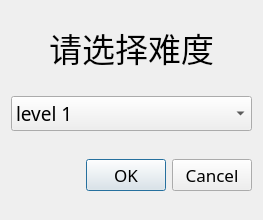
<?xml version="1.0" encoding="UTF-8"?>
<ui version="4.0">
 <class>selectdif</class>
 <widget class="QDialog" name="selectdif">
  <property name="geometry">
   <rect>
    <x>0</x>
    <y>0</y>
    <width>263</width>
    <height>220</height>
   </rect>
  </property>
  <property name="windowTitle">
   <string>Dialog</string>
  </property>
  <layout class="QGridLayout" name="gridLayout">
   <item row="0" column="0">
    <layout class="QVBoxLayout" name="verticalLayout" stretch="0,1,0,5,0,1,0">
     <item>
      <spacer name="verticalSpacer_2">
       <property name="orientation">
        <enum>Qt::Vertical</enum>
       </property>
       <property name="sizeHint" stdset="0">
        <size>
         <width>20</width>
         <height>15</height>
        </size>
       </property>
      </spacer>
     </item>
     <item>
      <widget class="QLabel" name="label">
       <property name="font">
        <font>
         <family>微软雅黑</family>
         <pointsize>25</pointsize>
        </font>
       </property>
       <property name="text">
        <string>请选择难度</string>
       </property>
       <property name="alignment">
        <set>Qt::AlignCenter</set>
       </property>
      </widget>
     </item>
     <item>
      <spacer name="verticalSpacer">
       <property name="orientation">
        <enum>Qt::Vertical</enum>
       </property>
       <property name="sizeHint" stdset="0">
        <size>
         <width>20</width>
         <height>20</height>
        </size>
       </property>
      </spacer>
     </item>
     <item>
      <widget class="QComboBox" name="comboBox">
       <property name="font">
        <font>
         <family>Arial Rounded MT Bold</family>
         <pointsize>14</pointsize>
        </font>
       </property>
       <item>
        <property name="text">
         <string>level 1</string>
        </property>
       </item>
       <item>
        <property name="text">
         <string>level 2</string>
        </property>
       </item>
       <item>
        <property name="text">
         <string>level 3</string>
        </property>
       </item>
       <item>
        <property name="text">
         <string>level 4</string>
        </property>
       </item>
       <item>
        <property name="text">
         <string>level 5</string>
        </property>
       </item>
       <item>
        <property name="text">
         <string>level 6</string>
        </property>
       </item>
       <item>
        <property name="text">
         <string>level 7</string>
        </property>
       </item>
       <item>
        <property name="text">
         <string>level 8</string>
        </property>
       </item>
       <item>
        <property name="text">
         <string>level 9</string>
        </property>
       </item>
       <item>
        <property name="text">
         <string>level 10</string>
        </property>
       </item>
      </widget>
     </item>
     <item>
      <spacer name="verticalSpacer_3">
       <property name="orientation">
        <enum>Qt::Vertical</enum>
       </property>
       <property name="sizeHint" stdset="0">
        <size>
         <width>20</width>
         <height>25</height>
        </size>
       </property>
      </spacer>
     </item>
     <item>
      <widget class="QDialogButtonBox" name="buttonBox">
       <property name="font">
        <font>
         <family>Arial Rounded MT Bold</family>
         <pointsize>13</pointsize>
        </font>
       </property>
       <property name="layoutDirection">
        <enum>Qt::LeftToRight</enum>
       </property>
       <property name="orientation">
        <enum>Qt::Horizontal</enum>
       </property>
       <property name="standardButtons">
        <set>QDialogButtonBox::Cancel|QDialogButtonBox::Ok</set>
       </property>
      </widget>
     </item>
     <item>
      <spacer name="verticalSpacer_4">
       <property name="orientation">
        <enum>Qt::Vertical</enum>
       </property>
       <property name="sizeHint" stdset="0">
        <size>
         <width>20</width>
         <height>20</height>
        </size>
       </property>
      </spacer>
     </item>
    </layout>
   </item>
  </layout>
 </widget>
 <resources/>
 <connections>
  <connection>
   <sender>buttonBox</sender>
   <signal>accepted()</signal>
   <receiver>selectdif</receiver>
   <slot>accept()</slot>
   <hints>
    <hint type="sourcelabel">
     <x>248</x>
     <y>254</y>
    </hint>
    <hint type="destinationlabel">
     <x>157</x>
     <y>274</y>
    </hint>
   </hints>
  </connection>
  <connection>
   <sender>buttonBox</sender>
   <signal>rejected()</signal>
   <receiver>selectdif</receiver>
   <slot>reject()</slot>
   <hints>
    <hint type="sourcelabel">
     <x>316</x>
     <y>260</y>
    </hint>
    <hint type="destinationlabel">
     <x>286</x>
     <y>274</y>
    </hint>
   </hints>
  </connection>
 </connections>
</ui>
